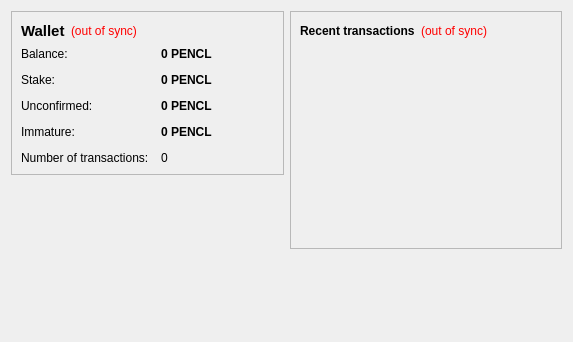
<?xml version="1.0" encoding="UTF-8"?>
<ui version="4.0">
 <class>OverviewPage</class>
 <widget class="QWidget" name="OverviewPage">
  <property name="geometry">
   <rect>
    <x>0</x>
    <y>0</y>
    <width>573</width>
    <height>342</height>
   </rect>
  </property>
  <property name="windowTitle">
   <string>Form</string>
  </property>
  <layout class="QHBoxLayout" name="horizontalLayout" stretch="1,1">
   <item>
    <layout class="QVBoxLayout" name="verticalLayout_2">
     <item>
      <widget class="QFrame" name="frame">
       <property name="frameShape">
        <enum>QFrame::StyledPanel</enum>
       </property>
       <property name="frameShadow">
        <enum>QFrame::Raised</enum>
       </property>
       <layout class="QVBoxLayout" name="verticalLayout_4">
        <item>
         <layout class="QHBoxLayout" name="horizontalLayout_4">
          <item>
           <widget class="QLabel" name="label_5">
            <property name="font">
             <font>
              <pointsize>11</pointsize>
              <weight>75</weight>
              <bold>true</bold>
             </font>
            </property>
            <property name="text">
             <string>Wallet</string>
            </property>
           </widget>
          </item>
          <item>
           <widget class="QLabel" name="labelWalletStatus">
            <property name="toolTip">
             <string>The displayed information may be out of date. Your wallet automatically synchronizes with the PencilCoin network after a connection is established, but this process has not completed yet.</string>
            </property>
            <property name="styleSheet">
             <string notr="true">QLabel { color: red; }</string>
            </property>
            <property name="text">
             <string notr="true">(out of sync)</string>
            </property>
            <property name="alignment">
             <set>Qt::AlignLeading|Qt::AlignLeft|Qt::AlignVCenter</set>
            </property>
           </widget>
          </item>
          <item>
           <spacer name="horizontalSpacer_2">
            <property name="orientation">
             <enum>Qt::Horizontal</enum>
            </property>
            <property name="sizeHint" stdset="0">
             <size>
              <width>40</width>
              <height>20</height>
             </size>
            </property>
           </spacer>
          </item>
         </layout>
        </item>
        <item>
         <layout class="QFormLayout" name="formLayout_2">
          <property name="fieldGrowthPolicy">
           <enum>QFormLayout::AllNonFixedFieldsGrow</enum>
          </property>
          <property name="horizontalSpacing">
           <number>12</number>
          </property>
          <property name="verticalSpacing">
           <number>12</number>
          </property>
          <item row="0" column="0">
           <widget class="QLabel" name="label">
            <property name="text">
             <string>Balance:</string>
            </property>
           </widget>
          </item>
          <item row="0" column="1">
           <widget class="QLabel" name="labelBalance">
            <property name="font">
             <font>
              <weight>75</weight>
              <bold>true</bold>
             </font>
            </property>
            <property name="cursor">
             <cursorShape>IBeamCursor</cursorShape>
            </property>
            <property name="toolTip">
             <string>Your current balance</string>
            </property>
            <property name="text">
             <string notr="true">0 PENCL</string>
            </property>
            <property name="textInteractionFlags">
             <set>Qt::LinksAccessibleByMouse|Qt::TextSelectableByKeyboard|Qt::TextSelectableByMouse</set>
            </property>
           </widget>
          </item>
          <item row="1" column="0">
           <widget class="QLabel" name="label_6">
            <property name="text">
             <string>Stake:</string>
            </property>
           </widget>
          </item>
          <item row="1" column="1">
           <widget class="QLabel" name="labelStake">
            <property name="font">
             <font>
              <weight>75</weight>
              <bold>true</bold>
             </font>
            </property>
            <property name="cursor">
             <cursorShape>IBeamCursor</cursorShape>
            </property>
            <property name="toolTip">
             <string>Total of coins that was staked, and do not yet count toward the current balance</string>
            </property>
            <property name="text">
             <string notr="true">0 PENCL</string>
            </property>
            <property name="textInteractionFlags">
             <set>Qt::LinksAccessibleByMouse|Qt::TextSelectableByKeyboard|Qt::TextSelectableByMouse</set>
            </property>
           </widget>
          </item>
          <item row="2" column="0">
           <widget class="QLabel" name="label_3">
            <property name="text">
             <string>Unconfirmed:</string>
            </property>
           </widget>
          </item>
          <item row="2" column="1">
           <widget class="QLabel" name="labelUnconfirmed">
            <property name="font">
             <font>
              <weight>75</weight>
              <bold>true</bold>
             </font>
            </property>
            <property name="cursor">
             <cursorShape>IBeamCursor</cursorShape>
            </property>
            <property name="toolTip">
             <string>Total of transactions that have yet to be confirmed, and do not yet count toward the current balance</string>
            </property>
            <property name="text">
             <string notr="true">0 PENCL</string>
            </property>
            <property name="textInteractionFlags">
             <set>Qt::LinksAccessibleByMouse|Qt::TextSelectableByKeyboard|Qt::TextSelectableByMouse</set>
            </property>
           </widget>
          </item>
          <item row="3" column="0">
           <widget class="QLabel" name="labelImmatureText">
            <property name="text">
             <string>Immature:</string>
            </property>
           </widget>
          </item>
          <item row="3" column="1">
           <widget class="QLabel" name="labelImmature">
            <property name="font">
             <font>
              <weight>75</weight>
              <bold>true</bold>
             </font>
            </property>
            <property name="toolTip">
             <string>Mined balance that has not yet matured</string>
            </property>
            <property name="text">
             <string notr="true">0 PENCL</string>
            </property>
            <property name="textInteractionFlags">
             <set>Qt::LinksAccessibleByMouse|Qt::TextSelectableByKeyboard|Qt::TextSelectableByMouse</set>
            </property>
           </widget>
          </item>
          <item row="4" column="0">
           <widget class="QLabel" name="label_2">
            <property name="text">
             <string>Number of transactions:</string>
            </property>
           </widget>
          </item>
          <item row="4" column="1">
           <widget class="QLabel" name="labelNumTransactions">
            <property name="toolTip">
             <string>Total number of transactions in wallet</string>
            </property>
            <property name="text">
             <string notr="true">0</string>
            </property>
           </widget>
          </item>
         </layout>
        </item>
       </layout>
      </widget>
     </item>
     <item>
      <spacer name="verticalSpacer">
       <property name="orientation">
        <enum>Qt::Vertical</enum>
       </property>
       <property name="sizeHint" stdset="0">
        <size>
         <width>20</width>
         <height>40</height>
        </size>
       </property>
      </spacer>
     </item>
    </layout>
   </item>
   <item>
    <layout class="QVBoxLayout" name="verticalLayout_3">
     <item>
      <widget class="QFrame" name="frame_2">
       <property name="frameShape">
        <enum>QFrame::StyledPanel</enum>
       </property>
       <property name="frameShadow">
        <enum>QFrame::Raised</enum>
       </property>
       <layout class="QVBoxLayout" name="verticalLayout">
        <item>
         <layout class="QHBoxLayout" name="horizontalLayout_2">
          <item>
           <widget class="QLabel" name="label_4">
            <property name="text">
             <string>&lt;b&gt;Recent transactions&lt;/b&gt;</string>
            </property>
           </widget>
          </item>
          <item>
           <widget class="QLabel" name="labelTransactionsStatus">
            <property name="toolTip">
             <string>The displayed information may be out of date. Your wallet automatically synchronizes with the PencilCoin network after a connection is established, but this process has not completed yet.</string>
            </property>
            <property name="styleSheet">
             <string notr="true">QLabel { color: red; }</string>
            </property>
            <property name="text">
             <string notr="true">(out of sync)</string>
            </property>
            <property name="alignment">
             <set>Qt::AlignRight|Qt::AlignTrailing|Qt::AlignVCenter</set>
            </property>
           </widget>
          </item>
          <item>
           <spacer name="horizontalSpacer">
            <property name="orientation">
             <enum>Qt::Horizontal</enum>
            </property>
            <property name="sizeHint" stdset="0">
             <size>
              <width>40</width>
              <height>20</height>
             </size>
            </property>
           </spacer>
          </item>
         </layout>
        </item>
        <item>
         <widget class="QListView" name="listTransactions">
          <property name="styleSheet">
           <string notr="true">QListView { background: transparent; }</string>
          </property>
          <property name="frameShape">
           <enum>QFrame::NoFrame</enum>
          </property>
          <property name="verticalScrollBarPolicy">
           <enum>Qt::ScrollBarAlwaysOff</enum>
          </property>
          <property name="horizontalScrollBarPolicy">
           <enum>Qt::ScrollBarAlwaysOff</enum>
          </property>
          <property name="selectionMode">
           <enum>QAbstractItemView::NoSelection</enum>
          </property>
         </widget>
        </item>
       </layout>
      </widget>
     </item>
     <item>
      <spacer name="verticalSpacer_2">
       <property name="orientation">
        <enum>Qt::Vertical</enum>
       </property>
       <property name="sizeHint" stdset="0">
        <size>
         <width>20</width>
         <height>40</height>
        </size>
       </property>
      </spacer>
     </item>
    </layout>
   </item>
  </layout>
 </widget>
 <resources>
  <include location="../bitcoin.qrc"/>
 </resources>
 <connections/>
</ui>
